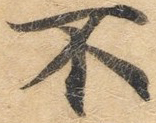
#> input picture replace_bg/2.jpg, 156 x 123 px, found by its file name; the run also reads 1 picture not shown here
$ python change_bg_color.py
#> lines starting #> are read from the running program, lines starting #| are printed output that depends on the picture; after the words box and inside, x2 and y2 are one past the last pixel; in counts of white or black regions, pixels touching at a corner belong together
import cv2
import  numpy as np
img=cv2.imread('2.jpg')
#> img is the input picture: shape (123, 156, 3); mean B, G, R 132.9, 162.9, 185.3
img_back=cv2.imread('23.jpg')

rows,cols,channels = img.shape
#> rows = 123; cols = 156; channels = 3

# #转换hsv
hsv=cv2.cvtColor(img,cv2.COLOR_BGR2HSV)
#> hsv: shape (123, 156, 3); mean H, S, V 18.8, 69.7, 185.3
np.set_printoptions(threshold=1e6)
# #获取mask
lower_red=np.array([0,0,0])
upper_red=np.array([115,125,125])
mask = cv2.inRange(hsv, lower_red, upper_red)
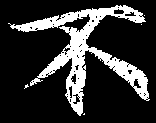
#> mask: shape (123, 156); 19.7% white; 5 white regions (4 under 20 px), largest, box (x1, y1, x2, y2) and area: (8, 5, 150, 116) 3767

# 腐蚀膨胀
# erode=cv2.erode(mask,None,iterations=1)
# cv2.imshow('erode',erode)
dilate=cv2.dilate(mask,None,iterations=5)
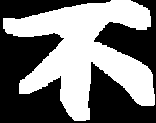
#> dilate: shape (123, 156); 47.6% white; 1 white region, box (x1, y1, x2, y2) and area: (3, 0, 155, 121) 9132
# 遍历替换
center=[50,50]#在新背景图片中的位置
for i in range(rows):
    for j in range(cols):
        if dilate[i,j]==255:#0代表黑色的点
            # print(np.round(img[i,j][0]/255))
            if np.round(img[i,j][0]/255)==1:
                img_back[center[0]+i,center[1]+j]=img[i,j]=np.round((img[i,j])/255)
            else:
                img_back[center[0] + i, center[1] + j] = np.ceil((img[i,j]+120)/255)*255
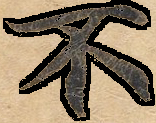
#> img: shape (123, 156, 3); mean B, G, R 100.4, 123.2, 140.2
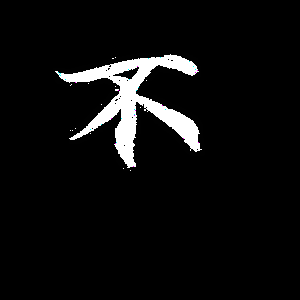
#> img_back: shape (300, 300, 3); mean B, G, R 14.1, 14.1, 14
# dst = cv2.fas(img_back)
# cv2.imwrite('test.jpg',img_back)
cv2.imshow('res',img_back)
cv2.waitKey(0)
cv2.destroyAllWindows()
